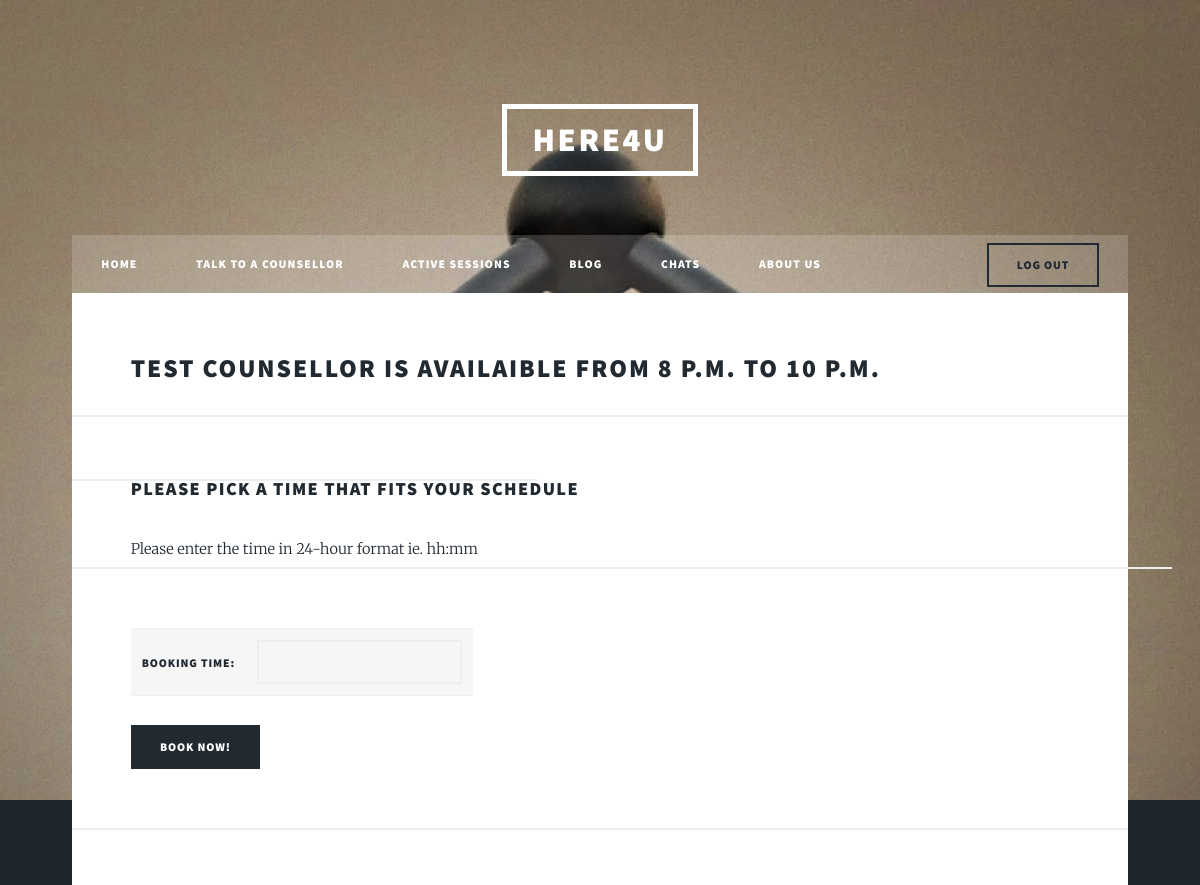
/book/1/ (signed in, upper part), run on an earlier commit of the app's database.
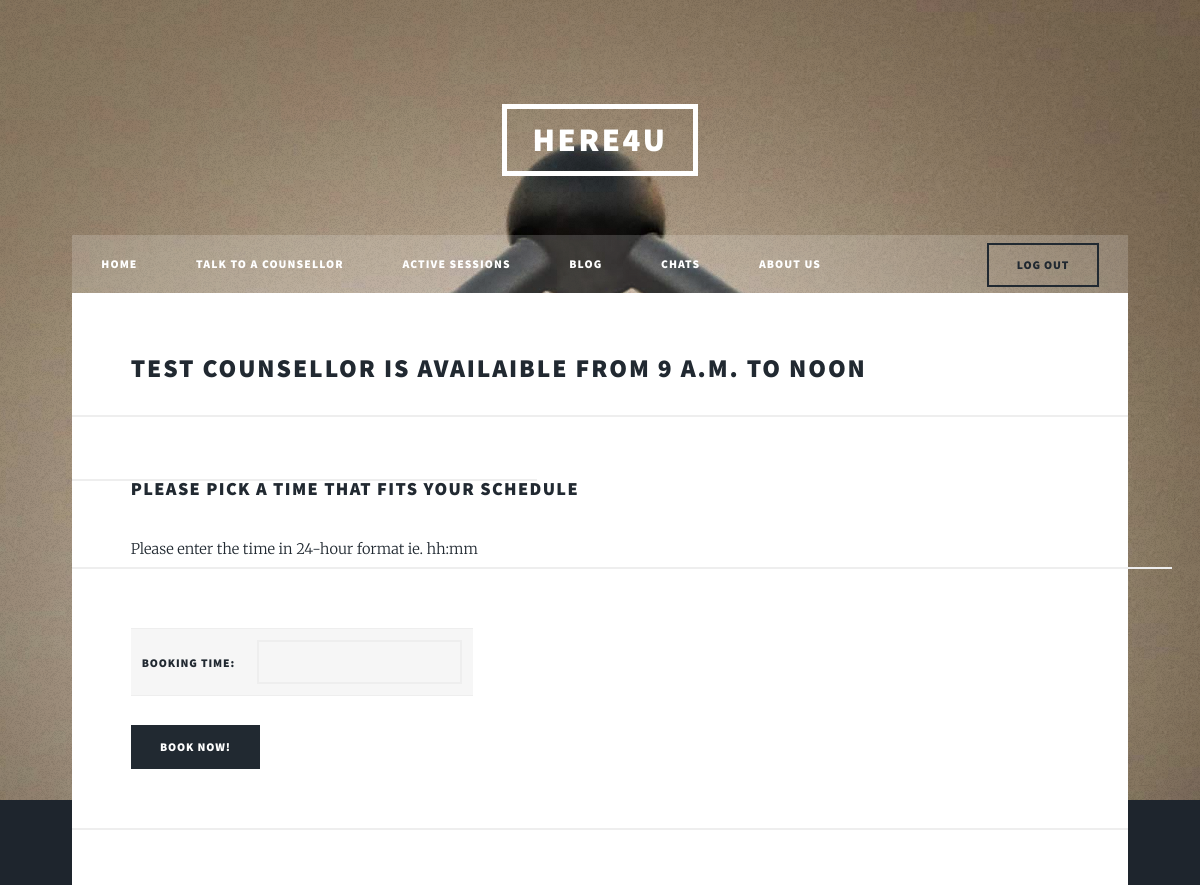
And on a later commit of the database.
### client/models.py (models this page shows, shortened)
class Counsellordata(models.Model):
    User = models.OneToOneField(User,on_delete=models.SET_NULL, null=True, blank=True)
    Name = models.CharField(max_length=100)
    Gender=models.IntegerField(choices=[(0,'Male'),(1,'Female'),(2,'Other')])
    Age=models.IntegerField(blank = True,null=True)
    Profile_pic = models.FileField(blank=True,null=True)
    Email=models.EmailField()
    State=models.CharField(max_length=50,blank=True,null=True)
    City=models.CharField(max_length=50,blank=True,null=True)
    Education=models.CharField(max_length=300,blank = True,null=True)
    Expertise = models.CharField(max_length=200,blank=True,null=True)
    Summary = models.CharField(max_length=1000,blank=True,null=True)
    Consultation_start = models.TimeField(null=True,auto_now=False, auto_now_add=False)
    Consultation_end = models.TimeField(null=True,auto_now=False, auto_now_add=False)

### client/views.py (the view)
# urls.py: path('book/<int:pk>/',views.book,name="book-appointment"),
@login_required
def book(request,pk):
    counsellor = Counsellordata.objects.get(pk=pk)
    if not counsellor:
        return redirect(talk)
    form = BookingForm()
    check = ActiveCounsellor.objects.filter(user = request.user, Counsellor=counsellor.User)
    if not check:
        context={"form":form,"client":True,"counsellor":counsellor}
        if request.method=='POST':
            form = BookingForm(request.POST)
            instance = form.save(commit=False)
            if form.is_valid() and instance.Booking_time>=counsellor.Consultation_start and instance.Booking_time<= counsellor.Consultation_end:
                instance.user = request.user
                instance.Counsellor = counsellor.User
                active_client = ActiveClient(user=counsellor.User,Client=request.user,Booking_time=instance.Booking_time)
                instance.save()
                active_client.save()
                return redirect(sessions)
            else:
                form = BookingForm()
                return render(request,'client/book.html',context)
        else:
            return render(request,'client/book.html',context)
    return redirect(talk)

### client/forms.py
class BookingForm(ModelForm):
	class Meta:
		model = ActiveCounsellor
		fields = ['Booking_time']

### client/templates/client/book.html (shortened to what this page needs)
{%extends "client/base.html"%}
 {%block home_state%}<li>{%endblock%}
 {%block talk_state%}<li>{%endblock%}
 {%block session_state%}<li>{%endblock%}
 {%block blog_state%}<li>{%endblock%}
 	{%block message_state%}<li>{%endblock%}
 {%block about_state%}<li>{%endblock%}
 {%block content%}
 <h2>{{counsellor.Name}} is availaible from {{counsellor.Consultation_start}} to {{counsellor.Consultation_end}}</h2>
 <h3>Please pick a time that fits your schedule</h3>
 <centre>Please enter the time in 24-hour format ie. hh:mm</centre>
 <form method="POST">
   <div class="table-wrapper">
		<table>
			{{form.as_table}}
		</table>
	</div>
	<div class="12u$">
		<ul class="actions" align="centre">
			<li><input type="submit" value="Book Now!"  class="special" /></li>
		</ul>
	</div>
 </form>
 {%endblock%}

What changed in the data, as far as the page shows it:
changed Counsellordata "TEST COUNSELLOR": Consultation_start "8 P.M." → "9 A.M."; Consultation_end "10 P.M." → "NOON"
